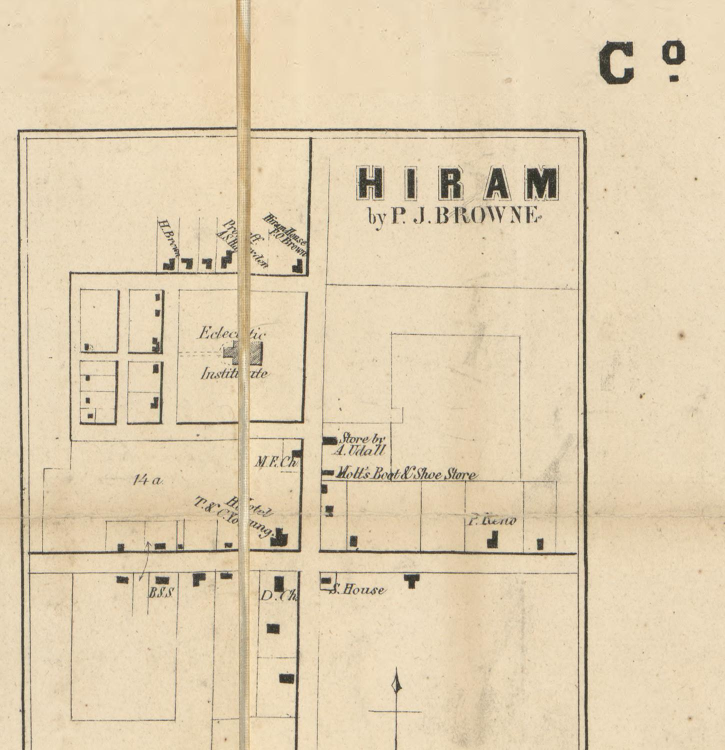
#> input picture designs/city-map-back/historical/samples/hiram-1857-portage-county-inset_loc_crop.jpg, 1450 x 1500 px (shown at 1/2 size)
$ python crop.py ../../../../designs/city-map-back/historical/samples/hiram-1857-portage-county-inset_loc_crop.jpg --out out.png
#> lines starting #> are read from the running program, lines starting #| are printed output that depends on the picture; after the words box and inside, x2 and y2 are one past the last pixel; in counts of white or black regions, pixels touching at a corner belong together
### .claude/skills/design-audit/scripts/common.py
"""Shared helpers for the design-audit scripts: loading, ink masks, distance maps,
connected components and unit conversion. Pillow + numpy only, so it runs on the
temple-product-generator venv (numpy 2.x, pillow 12.x) with nothing extra.
"""
import json
import math

import numpy as np
from PIL import Image

MM_PER_IN = 25.4
PT_PER_IN = 72.0
MAX_SIDE = 3200  # larger inputs are downscaled for speed; the scale is recorded


def load(path, ink=None, bg=None, max_side=MAX_SIDE, want_soft=False):
    """Return (rgb uint8 array, ink bool mask, info dict).

    Ink detection, in order:
    1. Transparent PNG: alpha > 127 is ink (how the print files are delivered).
    2. Otherwise the background colour is the median of a 2 percent border, and a
       pixel is ink when it sits closer to the ink colour than to the background.
       The ink colour is --ink if given, else the colour farthest from the
       background among the brightest/darkest 1 percent of pixels.
    """
#> called with max_side = 3200, want_soft = False
    im = Image.open(path)
#> im is the input picture: PIL image 1450x1500 RGB; mean R, G, B 224.2, 207, 176.5
    info = {"source": str(path), "source_size": list(im.size)}
    scale = 1.0
    if max(im.size) > max_side:
        scale = max_side / max(im.size)
        im = im.resize((round(im.width * scale), round(im.height * scale)), Image.LANCZOS)
    info["analysis_scale"] = scale
    info["size"] = list(im.size)
    has_alpha = im.mode in ("RGBA", "LA") or (im.mode == "P" and "transparency" in im.info)
#> has_alpha = False
    rgba = np.asarray(im.convert("RGBA")).astype(np.float32)
    rgb = rgba[..., :3]
    if has_alpha and (rgba[..., 3] < 128).mean() > 0.05 and ink is None and bg is None:
        soft = rgba[..., 3] / 255.0
        mask = soft > 0.5
        info["ink_mode"] = "alpha"
        if want_soft:
            return rgb.astype(np.uint8), mask, info, soft.astype(np.float32)
        return rgb.astype(np.uint8), mask, info
    h, w = rgb.shape[:2]
#> h = 1500; w = 1450
    b = max(2, int(0.02 * min(h, w)))
#> b = 29
    border = np.concatenate([rgb[:b].reshape(-1, 3), rgb[-b:].reshape(-1, 3),
                             rgb[:, :b].reshape(-1, 3), rgb[:, -b:].reshape(-1, 3)])
    bgc = np.array(parse_color(bg), np.float32) if bg else np.median(border, axis=0)
#> bgc = [234, 217, 186]
    if ink:
        inkc = np.array(parse_color(ink), np.float32)
    else:
        d = np.linalg.norm(rgb - bgc, axis=2)
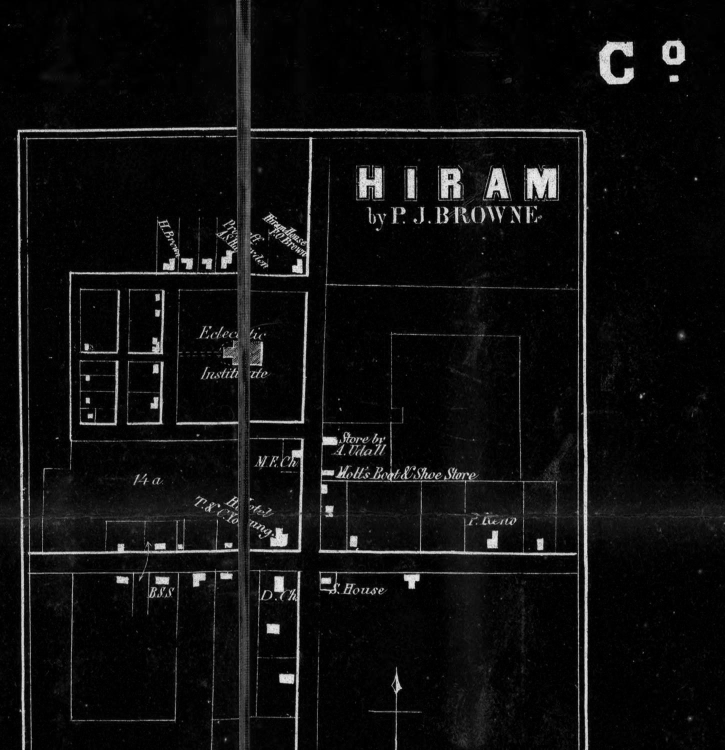
#> d: shape (1500, 1450) float32 (shown at 1/2 size); min 1, max 316.5, mean 20.2; drawn with min black and max white
        far = d >= np.quantile(d, 0.99)
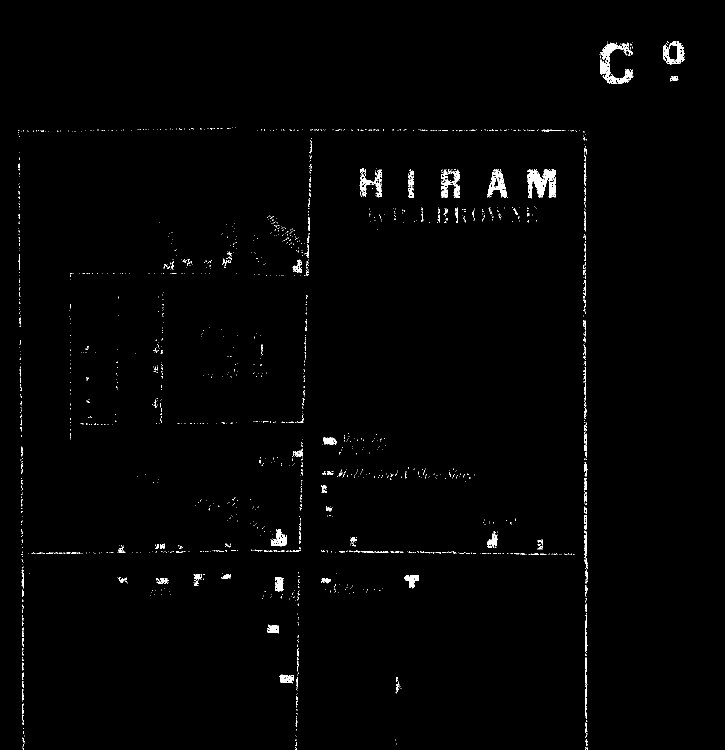
#> far: shape (1500, 1450) bool (shown at 1/2 size); 1% white; 1591 white regions (1465 under 20 px), largest, box (x1, y1, x2, y2) and area: (1055, 338, 1112, 397) 1989, (1200, 85, 1267, 168) 1889, (883, 339, 920, 395) 959
        inkc = np.median(rgb[far], axis=0)
#> inkc = [68, 62, 49]
    d_bg = np.linalg.norm(rgb - bgc, axis=2)
    d_ink = np.linalg.norm(rgb - inkc, axis=2)
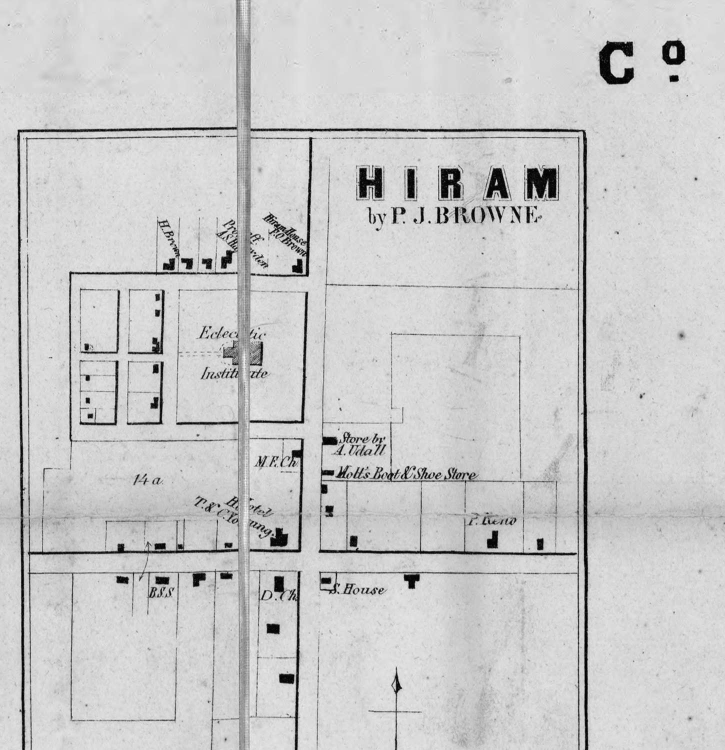
#> d_ink: shape (1500, 1450) float32 (shown at 1/2 size); min 1, max 313, mean 248.5; drawn with min black and max white
    mask = d_ink < d_bg
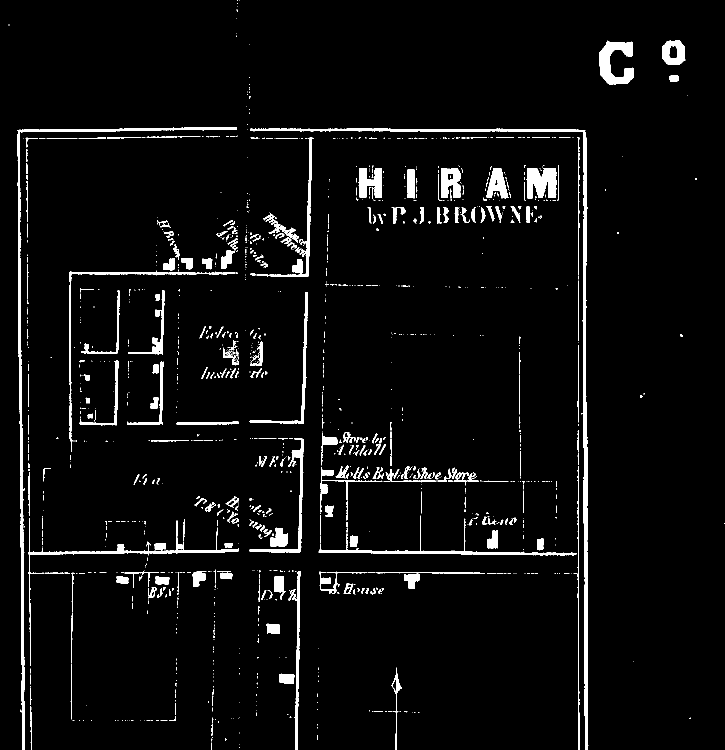
#> mask: shape (1500, 1450) bool (shown at 1/2 size); 4.2% white; 1226 white regions (912 under 20 px), largest, box (x1, y1, x2, y2) and area: (501, 257, 1177, 1500) 11119, (34, 254, 474, 1500) 8217, (1198, 81, 1268, 169) 3365
    info.update(ink_mode="colour", background_rgb=[round(float(x)) for x in bgc],
                ink_rgb=[round(float(x)) for x in inkc])
    if want_soft:
        # ink fraction per pixel: projection of the colour onto the bg->ink line,
        # so anti-aliased edges carry sub-pixel position information
        v = inkc - bgc
        soft = np.clip(((rgb - bgc) @ v) / max(float(v @ v), 1e-6), 0, 1).astype(np.float32)
        return rgb.astype(np.uint8), mask, info, soft
    return rgb.astype(np.uint8), mask, info


# [21 lines left out: functions upsample, pick_k, not called in this run]


def parse_color(s):
    s = s.strip().lstrip("#")
    return [int(s[i:i + 2], 16) for i in (0, 2, 4)]


# [115 lines left out: functions _shift_min, erosion_depth, ridge_widths, dilate, components, fit_circle, not called in this run]


class Units:
    """Pixel to physical conversion for one intended print width. `basis_px` is the
    pixel width that the print width refers to (the design's ink width by default,
    matching the house rule that print sizes are measured ink to ink)."""

    def __init__(self, print_width_in, basis_px):
        self.width_in = float(print_width_in)
        self.ppi = basis_px / self.width_in

    # [31 lines left out: functions conv, stats, dump, not called in this run]

### .claude/skills/design-audit/scripts/crop.py
#!/usr/bin/env python3
"""Cut a magnified evidence crop out of the design, for findings that need a
close look (kerning on the arc, a divider glyph, where a text arc starts).

Coordinates are analysis pixels as written in measurements.json (bboxes), or a
polar window around the outer ring centre.

usage: crop.py <image> --box x0 y0 x1 y1 [--zoom 4] --out crop.png
       crop.py <image> --polar <cx> <cy> <deg> <r> <half_size> [--zoom 4] --out crop.png
       (deg: 0 = 12 o'clock, clockwise; r: radius in px)
"""
import argparse
import math

from PIL import Image

import common as C


def main():
    ap = argparse.ArgumentParser(description=__doc__, formatter_class=argparse.RawDescriptionHelpFormatter)
    ap.add_argument("image")
    ap.add_argument("--box", type=float, nargs=4)
    ap.add_argument("--polar", type=float, nargs=5)
    ap.add_argument("--zoom", type=float, default=4)
    ap.add_argument("--out", required=True)
    a = ap.parse_args()
    rgb, mask, info = C.load(a.image)
#> info = 7 items
    im = Image.fromarray(rgb)
    if a.polar:
        cx, cy, deg, r, hs = a.polar
        x = cx + r * math.sin(math.radians(deg))
        y = cy - r * math.cos(math.radians(deg))
        box = (x - hs, y - hs, x + hs, y + hs)
    else:
        box = a.box
#> (the run stopped early here; a loop or call above may not have finished)
